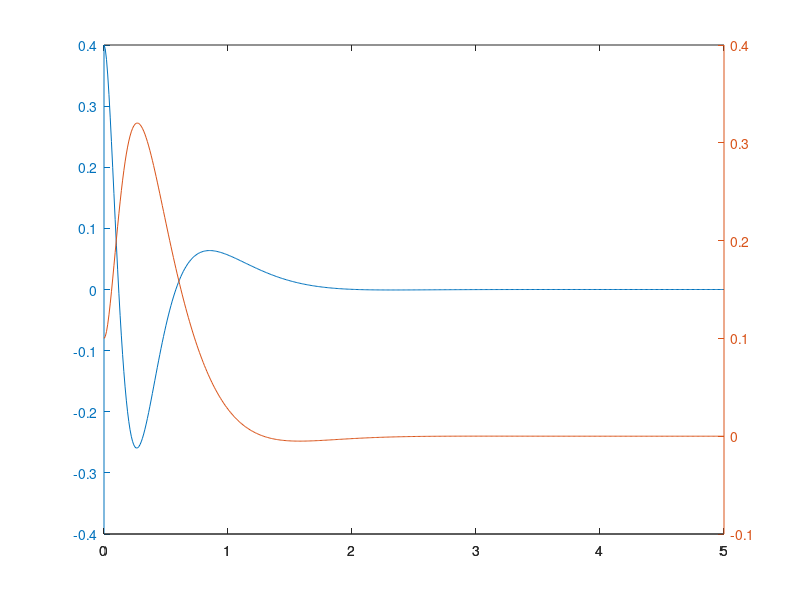

MATLAB code to generate this figure:
pkg load control

m = 0.1;  %mass of pendulum
l = .39;   %length of pendulum
g = 9.8;  %gravity
I = 1.0/3.0 * m * l^2;  %moment of inertia of pendulum
b = 0.1;  %damping factor

%%state matrices
%state is {theta, theta dot, cart position, position dot}
A = [0, 1, 0, 0;        %switch the pendulum from up to down by changing the sign of term (2,1)
     m*g*l/(2*I), -b, 0, 0;
     0, 0, 0, 1;
     0, 0, 0, 0];  
     
B = [0;
     -m*l/(2*I);
     0;
     1]; 
     
C = [1, 0, 0, 0;
     0, 0, 1, 0];

D = [0;
     0];
     
%%pole placement
Q = C'*C;
Q(1,1) = 900; %allowed error in pendulum angle
Q(3,3) = 2000;   %allowed error in cart pos
R = 1;
K = lqr(A, B, Q, R)

sys_op = ss(A, B, C, D);  %the system open loop
sys_cl = ss(A-B*K, B, C, D);  %the system closed loop

t = [0:0.01:5];
u = zeros(size(t));
x0 = [.4,0,0.1,0];   %start with pendulum at .8 rad

[y, t, x] = lsim(sys_cl, u, t, x0);  % run simulation
plotyy(t,y(:,1), t, y(:,2))
%A
%B
%C
%D
eig(A-B*K)
P = [-80, -81, -72, -73];
L = place(A', C', P)'

   